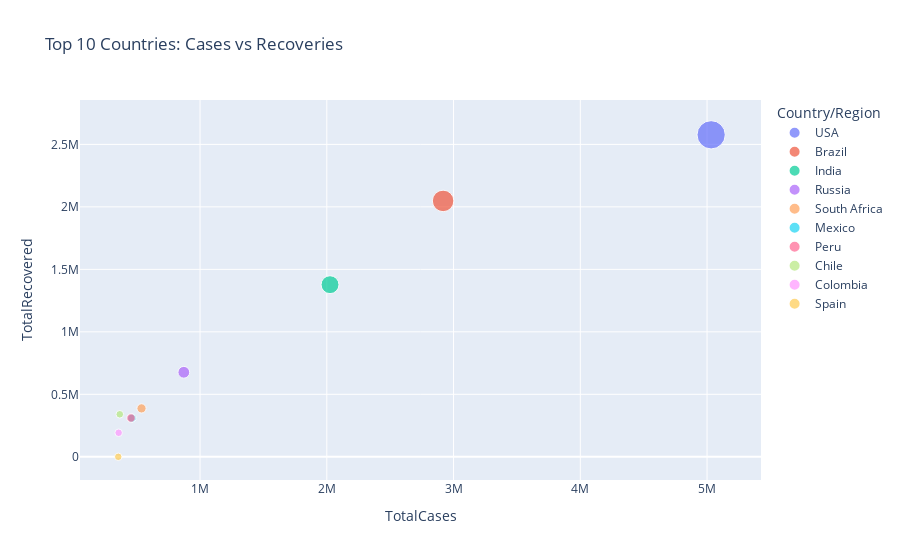

The code cell stored with this chart in its notebook:
### Code cell
# Interactive Plotly scatter: Top 10 Countries colored by Country and sized by TotalCases — hover shows country name
top10 = data.sort_values("TotalCases", ascending=False).head(10)
fig = px.scatter(
    top10,
    x="TotalCases",
    y="TotalRecovered",
    size="TotalCases",
    hover_name="Country/Region",
    title="Top 10 Countries: Cases vs Recoveries",
    color="Country/Region"
)
fig.show()

### Figure 1 — Plotly figure (JSON) as saved in the notebook; plotly's stock layout.template omitted (floating-point values rounded to 4 significant figures)
{"data": [{"hovertemplate": "<b>%{hovertext}</b><br><br>Country/Region=USA<br>TotalCases=%{marker.size}<br>TotalRecovered=%{y}<extra></extra>", "hovertext": ["USA"], "legendgroup": "USA", "marker": {"color": "#636efa", "size": [5032179], "sizemode": "area", "sizeref": 12580.0, "symbol": "circle"}, "mode": "markers", "name": "USA", "orientation": "v", "showlegend": true, "type": "scatter", "x": [5032179], "xaxis": "x", "y": [2577000.0], "yaxis": "y"}, {"hovertemplate": "<b>%{hovertext}</b><br><br>Country/Region=Brazil<br>TotalCases=%{marker.size}<br>TotalRecovered=%{y}<extra></extra>", "hovertext": ["Brazil"], "legendgroup": "Brazil", "marker": {"color": "#EF553B", "size": [2917562], "sizemode": "area", "sizeref": 12580.0, "symbol": "circle"}, "mode": "markers", "name": "Brazil", "orientation": "v", "showlegend": true, "type": "scatter", "x": [2917562], "xaxis": "x", "y": [2048000.0], "yaxis": "y"}, {"hovertemplate": "<b>%{hovertext}</b><br><br>Country/Region=India<br>TotalCases=%{marker.size}<br>TotalRecovered=%{y}<extra></extra>", "hovertext": ["India"], "legendgroup": "India", "marker": {"color": "#00cc96", "size": [2025409], "sizemode": "area", "sizeref": 12580.0, "symbol": "circle"}, "mode": "markers", "name": "India", "orientation": "v", "showlegend": true, "type": "scatter", "x": [2025409], "xaxis": "x", "y": [1377000.0], "yaxis": "y"}, {"hovertemplate": "<b>%{hovertext}</b><br><br>Country/Region=Russia<br>TotalCases=%{marker.size}<br>TotalRecovered=%{y}<extra></extra>", "hovertext": ["Russia"], "legendgroup": "Russia", "marker": {"color": "#ab63fa", "size": [871894], "sizemode": "area", "sizeref": 12580.0, "symbol": "circle"}, "mode": "markers", "name": "Russia", "orientation": "v", "showlegend": true, "type": "scatter", "x": [871894], "xaxis": "x", "y": [676400.0], "yaxis": "y"}, {"hovertemplate": "<b>%{hovertext}</b><br><br>Country/Region=South Africa<br>TotalCases=%{marker.size}<br>TotalRecovered=%{y}<extra></extra>", "hovertext": ["South Africa"], "legendgroup": "South Africa", "marker": {"color": "#FFA15A", "size": [538184], "sizemode": "area", "sizeref": 12580.0, "symbol": "circle"}, "mode": "markers", "name": "South Africa", "orientation": "v", "showlegend": true, "type": "scatter", "x": [538184], "xaxis": "x", "y": [387300.0], "yaxis": "y"}, {"hovertemplate": "<b>%{hovertext}</b><br><br>Country/Region=Mexico<br>TotalCases=%{marker.size}<br>TotalRecovered=%{y}<extra></extra>", "hovertext": ["Mexico"], "legendgroup": "Mexico", "marker": {"color": "#19d3f3", "size": [462690], "sizemode": "area", "sizeref": 12580.0, "symbol": "circle"}, "mode": "markers", "name": "Mexico", "orientation": "v", "showlegend": true, "type": "scatter", "x": [462690], "xaxis": "x", "y": [308800.0], "yaxis": "y"}, {"hovertemplate": "<b>%{hovertext}</b><br><br>Country/Region=Peru<br>TotalCases=%{marker.size}<br>TotalRecovered=%{y}<extra></extra>", "hovertext": ["Peru"], "legendgroup": "Peru", "marker": {"color": "#FF6692", "size": [455409], "sizemode": "area", "sizeref": 12580.0, "symbol": "circle"}, "mode": "markers", "name": "Peru", "orientation": "v", "showlegend": true, "type": "scatter", "x": [455409], "xaxis": "x", "y": [310300.0], "yaxis": "y"}, {"hovertemplate": "<b>%{hovertext}</b><br><br>Country/Region=Chile<br>TotalCases=%{marker.size}<br>TotalRecovered=%{y}<extra></extra>", "hovertext": ["Chile"], "legendgroup": "Chile", "marker": {"color": "#B6E880", "size": [366671], "sizemode": "area", "sizeref": 12580.0, "symbol": "circle"}, "mode": "markers", "name": "Chile", "orientation": "v", "showlegend": true, "type": "scatter", "x": [366671], "xaxis": "x", "y": [340200.0], "yaxis": "y"}, {"hovertemplate": "<b>%{hovertext}</b><br><br>Country/Region=Colombia<br>TotalCases=%{marker.size}<br>TotalRecovered=%{y}<extra></extra>", "hovertext": ["Colombia"], "legendgroup": "Colombia", "marker": {"color": "#FF97FF", "size": [357710], "sizemode": "area", "sizeref": 12580.0, "symbol": "circle"}, "mode": "markers", "name": "Colombia", "orientation": "v", "showlegend": true, "type": "scatter", "x": [357710], "xaxis": "x", "y": [192400.0], "yaxis": "y"}, {"hovertemplate": "<b>%{hovertext}</b><br><br>Country/Region=Spain<br>TotalCases=%{marker.size}<br>TotalRecovered=%{y}<extra></extra>", "hovertext": ["Spain"], "legendgroup": "Spain", "marker": {"color": "#FECB52", "size": [354530], "sizemode": "area", "sizeref": 12580.0, "symbol": "circle"}, "mode": "markers", "name": "Spain", "orientation": "v", "showlegend": true, "type": "scatter", "x": [354530], "xaxis": "x", "y": [0.0], "yaxis": "y"}], "layout": {"legend": {"itemsizing": "constant", "title": {"text": "Country/Region"}, "tracegroupgap": 0}, "title": {"text": "Top 10 Countries: Cases vs Recoveries"}, "xaxis": {"anchor": "y", "domain": [0, 1], "title": {"text": "TotalCases"}}, "yaxis": {"anchor": "x", "domain": [0, 1], "title": {"text": "TotalRecovered"}}}}
